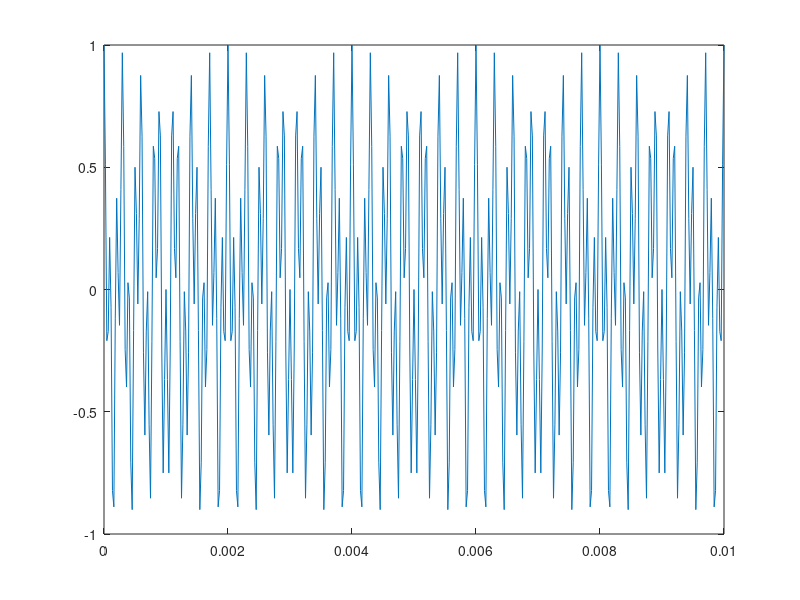

Here is the MATLAB script that generated this plot: (Note: this script raises an error after producing the figure.)
Fc=44000;
t=0:(1/Fc):0.01;
f0=3500; f1=1e4;
x=0.5*(cos(2*pi*f0*t)+cos(2*pi*f1*t));
x=x';
plot(t, x)
wavwrite(x, Fc, 'two-sines.wav');

r=0.99;

num = [1, -2*cos(2*pi*f0/Fc), 1]
den = num .* (r.^(0:2));

